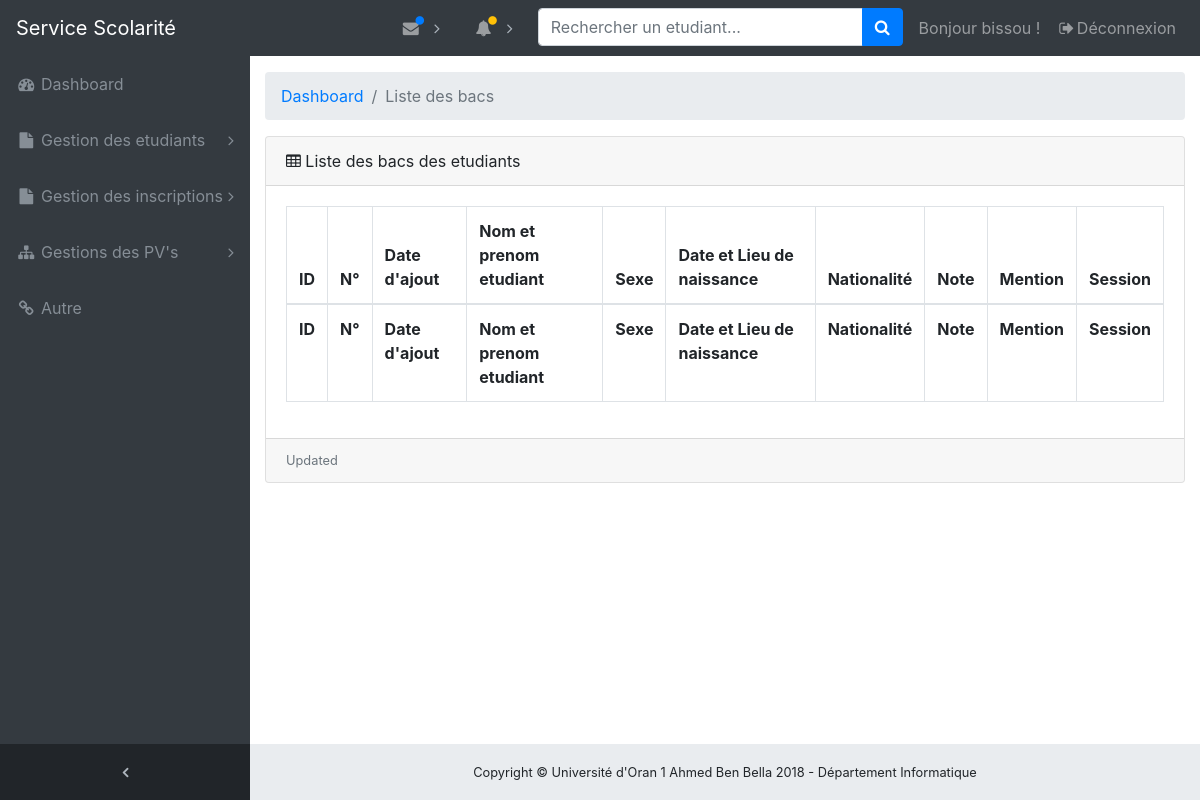
The app's page /dashboard/liste_bacs/ (signed in), older data.
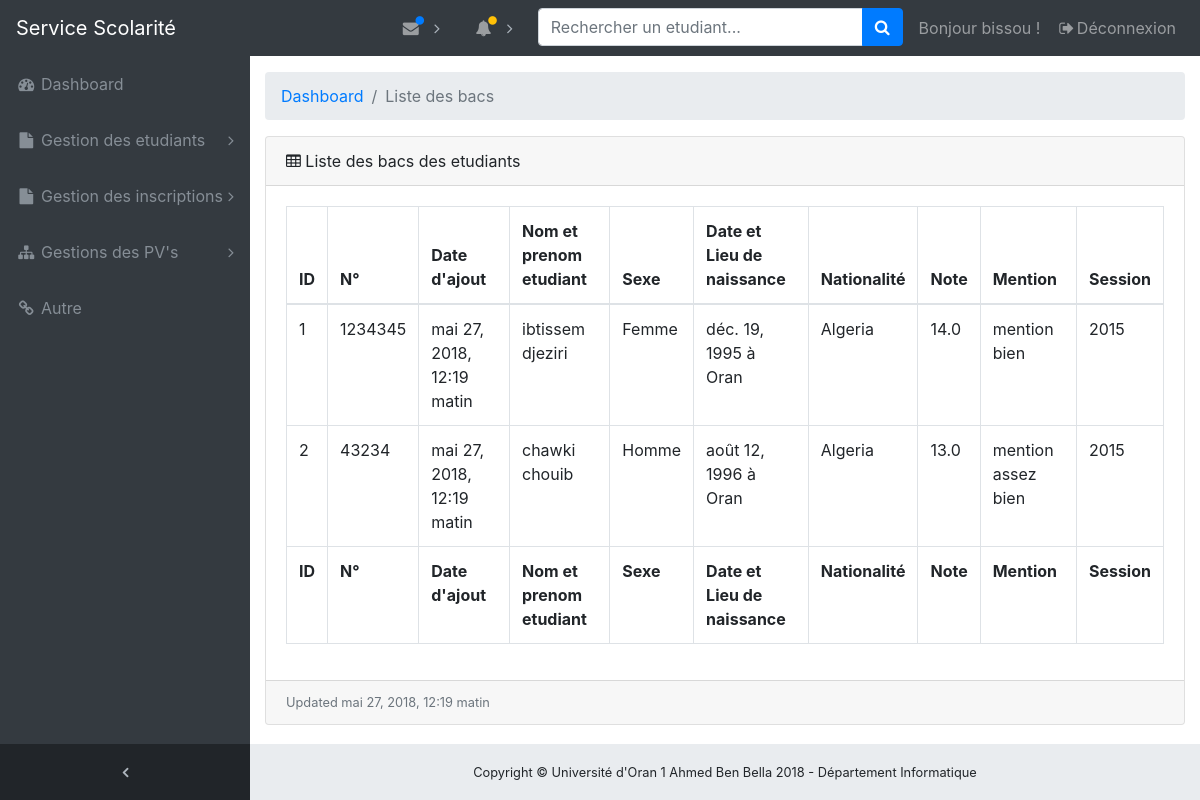
The same page, newer data.
### inscriptions/models.py (models this page shows, shortened)
class Bac(models.Model):
    etudiant = models.OneToOneField(Etudiant)
    date_ajout = models.DateTimeField(auto_now_add=True)
    numero = models.CharField(max_length=100)
    note = models.FloatField(validators=[MinValueValidator(0), MaxValueValidator(20)])
    MENTION = (('sans mention', 'Bac sans mention : entre 10 et 12/20'),
               ('mention assez bien', 'Bac avec mention assez bien : entre 12 et 14/20'),
               ('mention bien', 'Bac avec mention bien : entre 14 et 16/20'),
               ('mention très bien', 'Bac avec mention très bien : 16/20 et plus'))
    mention = models.CharField(choices=MENTION, max_length=100)
    YEAR_CHOICES = []
    year = timezone.now().year
    for r in range(2000, (year + 1)):
        YEAR_CHOICES.append((r, r))
    session = models.IntegerField(choices=YEAR_CHOICES, default=year)
    class Meta:
        db_table = "etudiant_bac"
        verbose_name = "Bac"
        verbose_name_plural = "Bacs"

class Etudiant(models.Model):
    user = models.OneToOneField('auth.User')
    sexe = models.CharField(
        choices=(('Homme', 'Homme'), ('Femme', 'Femme')), max_length=100, blank=True)
    adresse = models.CharField(max_length=256)
    date_naissance = models.DateField(blank=True, null=True)
    lieu_naissance = models.CharField(max_length=256, blank=True, null=True)
    nationalite = CountryField(blank=True)
    telephone = models.CharField(max_length=256, blank=True)
    class Meta:
        db_table = "etudiant"
        verbose_name = "Etudiant"
        verbose_name_plural = "Etudiants"

### dashboard/views.py (the view)
def dashboard_liste_bac(request):
    if request.user.is_authenticated:
        bacs = Bac.objects.all()
        return render(request, 'dashboard/liste_bacs.html', {'bacs': bacs})
    else:
        return redirect('login_account')

### dashboard/templates/dashboard/liste_bacs.html
{% extends 'dashboard/base.html' %}
{% load staticfiles %}
{% block content %}
    <ol class="breadcrumb">
        <li class="breadcrumb-item">
            <a href="{% url 'dashboard_home_page' %}">Dashboard</a>
        </li>
        <li class="breadcrumb-item active">Liste des bacs</li>
    </ol>
    <div class="card mb-3">
        <div class="card-header">
            <i class="fa fa-table"></i> Liste des bacs des etudiants
        </div>
        <div class="card-body">
            <div class="table-responsive">
                <table class="table table-bordered" id="dataTable" width="100%" cellspacing="0">
                    <thead>
                    <tr>
                        <th>ID</th>
                        <th>N°</th>
                        <th>Date d'ajout</th>
                        <th>Nom et prenom etudiant</th>
                        <th>Sexe</th>
                        <th>Date et Lieu de naissance</th>
                        <th>Nationalité</th>
                        <th> Note</th>
                        <th>Mention</th>
                        <th>Session</th>
                    </tr>
                    </thead>
                    <tfoot>
                    <tr>
                        <th>ID</th>
                        <th>N°</th>
                        <th>Date d'ajout</th>
                        <th>Nom et prenom etudiant</th>
                        <th>Sexe</th>
                        <th>Date et Lieu de naissance</th>
                        <th>Nationalité</th>
                        <th> Note</th>
                        <th>Mention</th>
                        <th>Session</th>
                    </tr>
                    </tfoot>
                    <tbody>
                    {% for bac in bacs %}
                        <tr>
                            <td>{{ bac.id }}</td>
                            <td>{{ bac.numero }}</td>
                            <td>{{ bac.date_ajout }}</td>
                            <td>{{ bac.etudiant.user.first_name }} {{ bac.etudiant.user.last_name }}</td>
                            <td> {{ bac.etudiant.sexe }}</td>
                            <td> {{ bac.etudiant.date_naissance }}
                                à {{ bac.etudiant.lieu_naissance.capitalize }}</td>
                            <td> {{ bac.etudiant.nationalite.name }}</td>
                            <td> {{ bac.note }}</td>
                            <td> {{ bac.mention }}</td>
                            <td> {{ bac.session }}</td>
                        </tr>
                    {% endfor %}
                    </tbody>
                </table>
            </div>
        </div>
        <div class="card-footer small text-muted">Updated {{ bacs.last.date_ajout }}</div>
    </div>
    </div>
{% endblock %}

Row changes from the older to the newer data that the page shows:
added Bac: id "1", numero "1234345", date_ajout "mai 27, 2018, 12:19 matin", etudiant.user.first_name "ibtissem", etudiant.user.last_name "djeziri", etudiant.sexe "Femme", etudiant.date_naissance "déc. 19, 1995", etudiant.lieu_naissance "Oran", etudiant.nationalite.name "Algeria", note "14.0", mention "mention bien", session "2015"
added Bac: id "2", numero "43234", date_ajout "mai 27, 2018, 12:19 matin", etudiant.user.first_name "chawki", etudiant.user.last_name "chouib", etudiant.sexe "Homme", etudiant.date_naissance "août 12, 1996", etudiant.lieu_naissance "Oran", etudiant.nationalite.name "Algeria", note "13.0", mention "mention assez bien", session "2015", last.date_ajout "mai 27, 2018, 12:19 matin"
